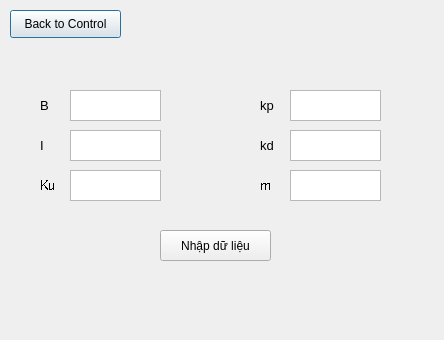
<?xml version="1.0" encoding="UTF-8"?>
<ui version="4.0">
 <class>Setting</class>
 <widget class="QDialog" name="Setting">
  <property name="geometry">
   <rect>
    <x>0</x>
    <y>0</y>
    <width>444</width>
    <height>340</height>
   </rect>
  </property>
  <property name="windowTitle">
   <string>Dialog</string>
  </property>
  <widget class="QPlainTextEdit" name="plainTextEdit">
   <property name="geometry">
    <rect>
     <x>70</x>
     <y>90</y>
     <width>91</width>
     <height>31</height>
    </rect>
   </property>
  </widget>
  <widget class="QPlainTextEdit" name="plainTextEdit_2">
   <property name="geometry">
    <rect>
     <x>70</x>
     <y>130</y>
     <width>91</width>
     <height>31</height>
    </rect>
   </property>
  </widget>
  <widget class="QPlainTextEdit" name="plainTextEdit_3">
   <property name="geometry">
    <rect>
     <x>70</x>
     <y>170</y>
     <width>91</width>
     <height>31</height>
    </rect>
   </property>
  </widget>
  <widget class="QLabel" name="label">
   <property name="geometry">
    <rect>
     <x>40</x>
     <y>90</y>
     <width>31</width>
     <height>31</height>
    </rect>
   </property>
   <property name="font">
    <font>
     <pointsize>10</pointsize>
    </font>
   </property>
   <property name="text">
    <string>B</string>
   </property>
  </widget>
  <widget class="QLabel" name="label_2">
   <property name="geometry">
    <rect>
     <x>40</x>
     <y>130</y>
     <width>31</width>
     <height>31</height>
    </rect>
   </property>
   <property name="font">
    <font>
     <pointsize>10</pointsize>
    </font>
   </property>
   <property name="text">
    <string>I</string>
   </property>
  </widget>
  <widget class="QLabel" name="label_3">
   <property name="geometry">
    <rect>
     <x>40</x>
     <y>170</y>
     <width>31</width>
     <height>31</height>
    </rect>
   </property>
   <property name="font">
    <font>
     <pointsize>10</pointsize>
     <stylestrategy>NoAntialias</stylestrategy>
    </font>
   </property>
   <property name="mouseTracking">
    <bool>true</bool>
   </property>
   <property name="layoutDirection">
    <enum>Qt::LeftToRight</enum>
   </property>
   <property name="text">
    <string>Ku</string>
   </property>
   <property name="textFormat">
    <enum>Qt::PlainText</enum>
   </property>
  </widget>
  <widget class="QPushButton" name="backtocontrolbutton">
   <property name="geometry">
    <rect>
     <x>10</x>
     <y>10</y>
     <width>111</width>
     <height>28</height>
    </rect>
   </property>
   <property name="text">
    <string>Back to Control</string>
   </property>
  </widget>
  <widget class="QLabel" name="label_5">
   <property name="geometry">
    <rect>
     <x>260</x>
     <y>130</y>
     <width>31</width>
     <height>31</height>
    </rect>
   </property>
   <property name="font">
    <font>
     <pointsize>10</pointsize>
    </font>
   </property>
   <property name="text">
    <string>kd</string>
   </property>
  </widget>
  <widget class="QPlainTextEdit" name="plainTextEdit_5">
   <property name="geometry">
    <rect>
     <x>290</x>
     <y>170</y>
     <width>91</width>
     <height>31</height>
    </rect>
   </property>
  </widget>
  <widget class="QPlainTextEdit" name="plainTextEdit_7">
   <property name="geometry">
    <rect>
     <x>290</x>
     <y>90</y>
     <width>91</width>
     <height>31</height>
    </rect>
   </property>
  </widget>
  <widget class="QPlainTextEdit" name="plainTextEdit_8">
   <property name="geometry">
    <rect>
     <x>290</x>
     <y>130</y>
     <width>91</width>
     <height>31</height>
    </rect>
   </property>
  </widget>
  <widget class="QLabel" name="label_6">
   <property name="geometry">
    <rect>
     <x>260</x>
     <y>170</y>
     <width>31</width>
     <height>31</height>
    </rect>
   </property>
   <property name="font">
    <font>
     <pointsize>10</pointsize>
     <stylestrategy>NoAntialias</stylestrategy>
    </font>
   </property>
   <property name="mouseTracking">
    <bool>true</bool>
   </property>
   <property name="layoutDirection">
    <enum>Qt::LeftToRight</enum>
   </property>
   <property name="text">
    <string>m</string>
   </property>
   <property name="textFormat">
    <enum>Qt::PlainText</enum>
   </property>
  </widget>
  <widget class="QLabel" name="label_8">
   <property name="geometry">
    <rect>
     <x>260</x>
     <y>90</y>
     <width>31</width>
     <height>31</height>
    </rect>
   </property>
   <property name="font">
    <font>
     <pointsize>10</pointsize>
    </font>
   </property>
   <property name="text">
    <string>kp</string>
   </property>
  </widget>
  <widget class="QPushButton" name="pushButton2">
   <property name="geometry">
    <rect>
     <x>160</x>
     <y>230</y>
     <width>111</width>
     <height>31</height>
    </rect>
   </property>
   <property name="text">
    <string>Nhập dữ liệu</string>
   </property>
  </widget>
 </widget>
 <resources/>
 <connections/>
</ui>
